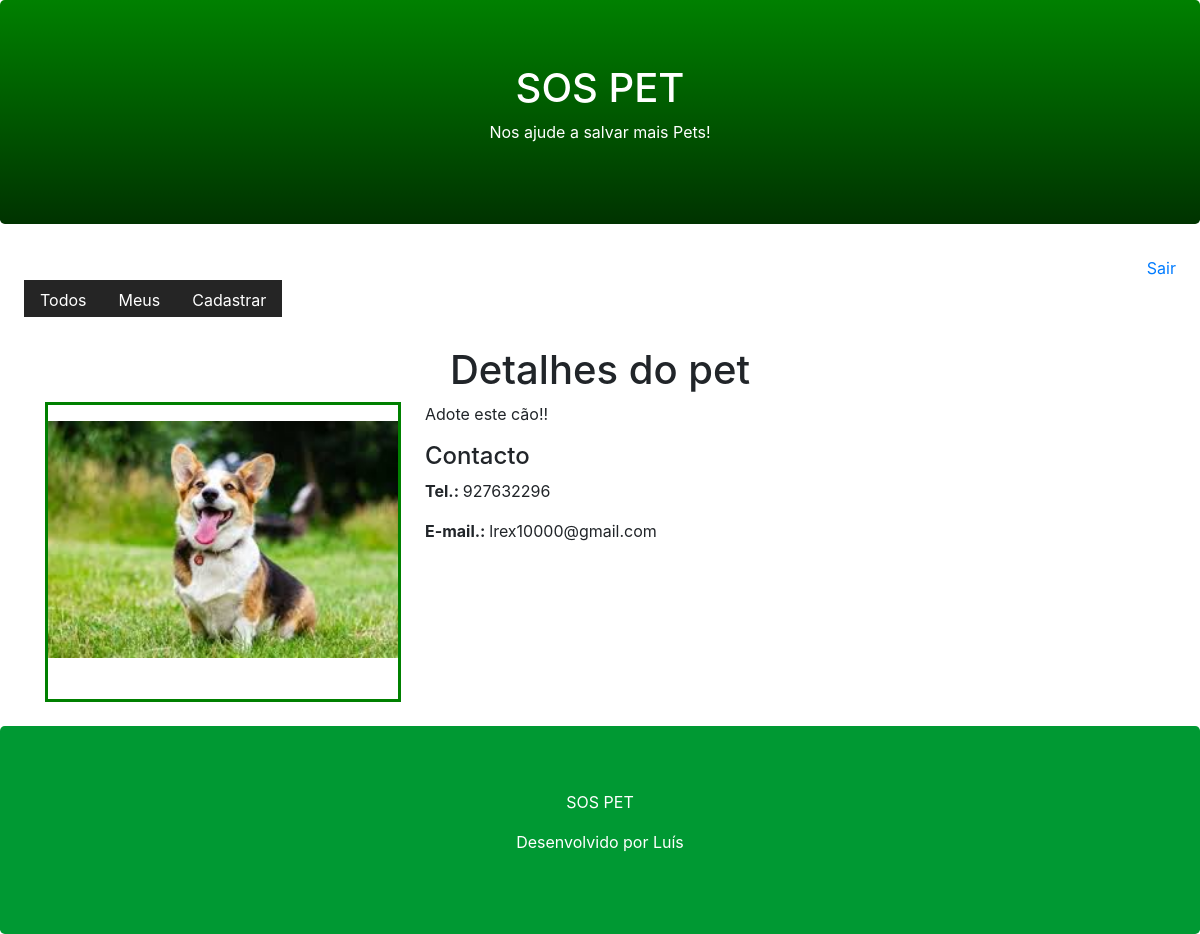
Before: /pet/detail/3/ with the older database file.
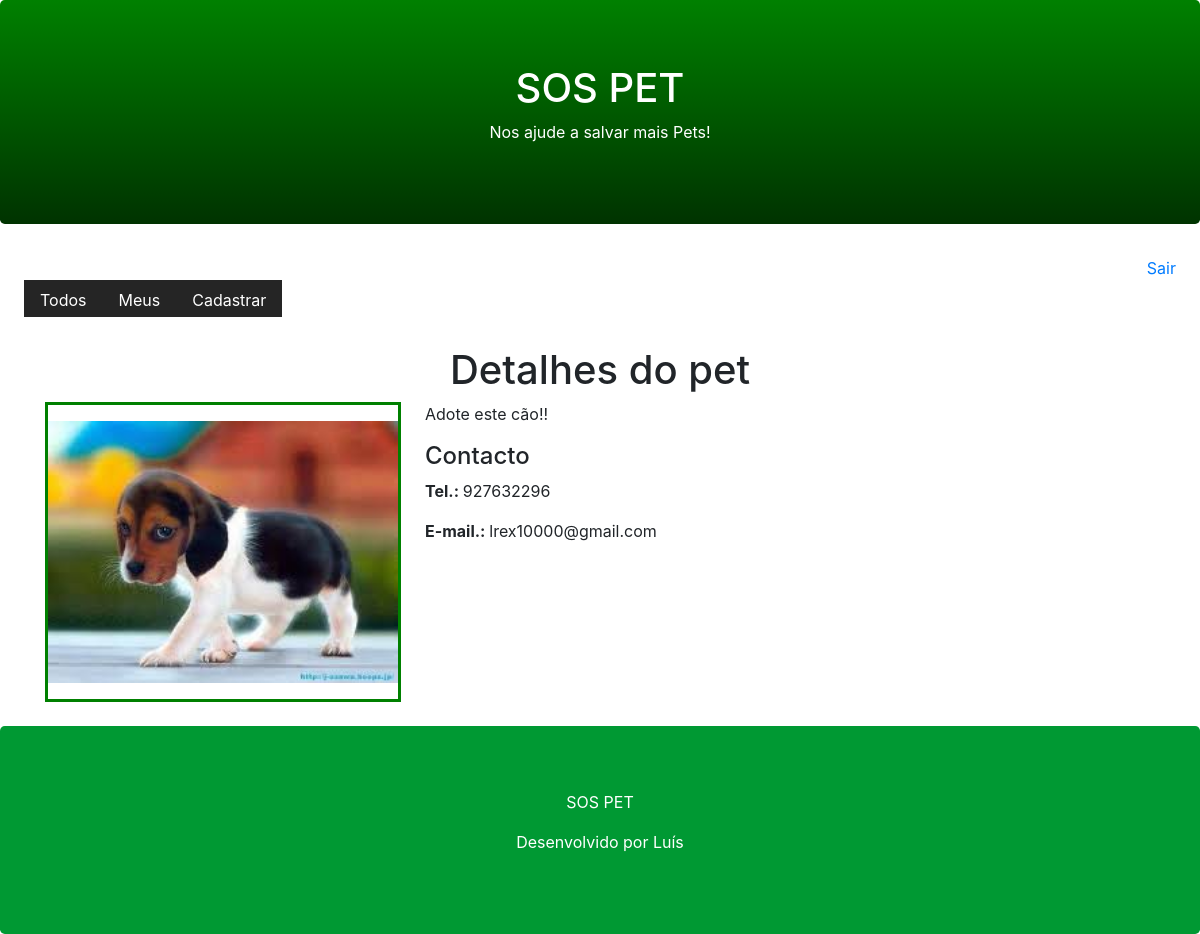
After: the same page with the newer database file.
### core/models.py (models this page shows, shortened)
class Pet(models.Model):
    city = models.CharField(max_length=100)
    description = models.TextField()
    phone = models.CharField(max_length=11)
    email = models.EmailField()
    begin_date = models.DateTimeField(auto_now_add=True)
    photo = models.ImageField(upload_to='pet')
    active = models.BooleanField(default=True)
    user = models.ForeignKey(User, on_delete=models.CASCADE)

### core/views.py (the view)
# urls.py: path('pet/detail/<id>/', views.pet_detail),
def pet_detail(request, id):
    pet = Pet.objects.get(active=True, id=id)
    print(pet.id)
    return render(request,'pet.html', {'pet':pet})

### core/templates/pet.html (shortened to what this page needs)
{% extends "model-page.html" %}
{% block content %}
<h1 class="text-center"> Detalhes do pet </h1>
<div class="container mp-4 mb-4">
    <div class="row">
        <div class="col-sm-4">
            <div style="border-color: green; border-style: solid; width:356px; height:300px;">
                <img src="{{pet.photo.url}}" width="350" heigth="263" style="margin-top:16px">
            </div>
        </div>
        <div class="col-sm-8">
            <p>{{pet.description}}</p>
            <h4>Contacto</h4>
            <p><b>Tel.: </b>{{ pet.phone }}</p>
            <p><b>E-mail.: </b>{{ pet.email }}</p>
        </div>
    </div>
</div>
{% endblock %}

Changed rows visible on the page:
changed Pet "Adote este cão!!": photo: a different picture
